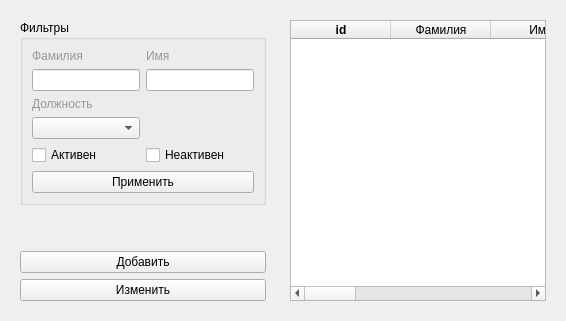
               <widget class="QWidget" name="tab_6">
                <attribute name="title">
                 <string>Сотрудники</string>
                </attribute>
                <layout class="QGridLayout" name="gridLayout">
                 <item row="0" column="0">
                  <widget class="QWidget" name="widget_5" native="true">
                   <property name="maximumSize">
                    <size>
                     <width>400</width>
                     <height>16777215</height>
                    </size>
                   </property>
                   <layout class="QVBoxLayout" name="verticalLayout_11">
                    <item>
                     <widget class="QGroupBox" name="groupBox_4">
                      <property name="title">
                       <string>Фильтры</string>
                      </property>
                      <layout class="QGridLayout" name="gridLayout_5">
                       <item row="0" column="2">
                        <widget class="QLabel" name="label_2">
                         <property name="styleSheet">
                          <string notr="true">color: rgb(153, 153, 153);</string>
                         </property>
                         <property name="text">
                          <string>Имя</string>
                         </property>
                        </widget>
                       </item>
                       <item row="0" column="1">
                        <widget class="QLabel" name="label_4">
                         <property name="styleSheet">
                          <string notr="true">color: rgb(153, 153, 153);</string>
                         </property>
                         <property name="text">
                          <string>Фамилия</string>
                         </property>
                        </widget>
                       </item>
                       <item row="7" column="1" colspan="2">
                        <widget class="QPushButton" name="acceptFilterEmployeeBtn">
                         <property name="text">
                          <string>Применить</string>
                         </property>
                        </widget>
                       </item>
                       <item row="1" column="1">
                        <widget class="QLineEdit" name="lastnameEdit">
                         <property name="placeholderText">
                          <string/>
                         </property>
                        </widget>
                       </item>
                       <item row="1" column="2">
                        <widget class="QLineEdit" name="firstnameEdit">
                         <property name="placeholderText">
                          <string/>
                         </property>
                        </widget>
                       </item>
                       <item row="6" column="2">
                        <widget class="QCheckBox" name="inactiveEmployeeCheckBox">
                         <property name="text">
                          <string>Неактивен</string>
                         </property>
                        </widget>
                       </item>
                       <item row="6" column="1">
                        <widget class="QCheckBox" name="activeEmployeeCheckBox">
                         <property name="text">
                          <string>Активен</string>
                         </property>
                        </widget>
                       </item>
                       <item row="2" column="1">
                        <widget class="QLabel" name="label_6">
                         <property name="styleSheet">
                          <string notr="true">color: rgb(153, 153, 153);</string>
                         </property>
                         <property name="text">
                          <string>Должность</string>
                         </property>
                        </widget>
                       </item>
                       <item row="3" column="1">
                        <widget class="QComboBox" name="WorkStatusBox"/>
                       </item>
                      </layout>
                     </widget>
                    </item>
                    <item>
                     <spacer name="verticalSpacer_2">
                      <property name="orientation">
                       <enum>Qt::Vertical</enum>
                      </property>
                      <property name="sizeHint" stdset="0">
                       <size>
                        <width>20</width>
                        <height>40</height>
                       </size>
                      </property>
                     </spacer>
                    </item>
                    <item>
                     <widget class="QPushButton" name="createEmployeeBtn">
                      <property name="text">
                       <string>Добавить</string>
                      </property>
                     </widget>
                    </item>
                    <item>
                     <widget class="QPushButton" name="updateEmployeeBtn">
                      <property name="text">
                       <string>Изменить</string>
                      </property>
                     </widget>
                    </item>
                   </layout>
                  </widget>
                 </item>
                 <item row="0" column="1">
                  <widget class="QWidget" name="widget_6" native="true">
                   <layout class="QVBoxLayout" name="verticalLayout_15">
                    <property name="spacing">
                     <number>3</number>
                    </property>
                    <item>
                     <widget class="QTableWidget" name="EmployeeTableWidget">
                      <property name="styleSheet">
                       <string notr="true"/>
                      </property>
                      <property name="editTriggers">
                       <set>QAbstractItemView::NoEditTriggers</set>
                      </property>
                      <property name="alternatingRowColors">
                       <bool>false</bool>
                      </property>
                      <property name="selectionBehavior">
                       <enum>QAbstractItemView::SelectRows</enum>
                      </property>
                      <attribute name="horizontalHeaderCascadingSectionResizes">
                       <bool>true</bool>
                      </attribute>
                      <attribute name="horizontalHeaderShowSortIndicator" stdset="0">
                       <bool>true</bool>
                      </attribute>
                      <attribute name="horizontalHeaderStretchLastSection">
                       <bool>false</bool>
                      </attribute>
                      <column>
                       <property name="text">
                        <string>id</string>
                       </property>
                       <property name="font">
                        <font>
                         <weight>75</weight>
                         <bold>true</bold>
                        </font>
                       </property>
                       <property name="textAlignment">
                        <set>AlignCenter</set>
                       </property>
                      </column>
                      <column>
                       <property name="text">
                        <string>Фамилия</string>
                       </property>
                       <property name="textAlignment">
                        <set>AlignCenter</set>
                       </property>
                      </column>
                      <column>
                       <property name="text">
                        <string>Имя</string>
                       </property>
                       <property name="textAlignment">
                        <set>AlignCenter</set>
                       </property>
                      </column>
                      <column>
                       <property name="text">
                        <string>Отчество</string>
                       </property>
                       <property name="textAlignment">
                        <set>AlignCenter</set>
                       </property>
                      </column>
                      <column>
                       <property name="text">
                        <string>Должность</string>
                       </property>
                       <property name="textAlignment">
                        <set>AlignCenter</set>
                       </property>
                      </column>
                      <column>
                       <property name="text">
                        <string>Дата рождения</string>
                       </property>
                       <property name="textAlignment">
                        <set>AlignCenter</set>
                       </property>
                      </column>
                      <column>
                       <property name="text">
                        <string>Телефон</string>
                       </property>
                       <property name="textAlignment">
                        <set>AlignCenter</set>
                       </property>
                      </column>
                      <column>
                       <property name="text">
                        <string>Дата добавления</string>
                       </property>
                       <property name="textAlignment">
                        <set>AlignCenter</set>
                       </property>
                      </column>
                      <column>
                       <property name="text">
                        <string>Активен</string>
                       </property>
                       <property name="textAlignment">
                        <set>AlignCenter</set>
                       </property>
                      </column>
                     </widget>
                    </item>
                   </layout>
                  </widget>
                 </item>
                </layout>
               </widget>
